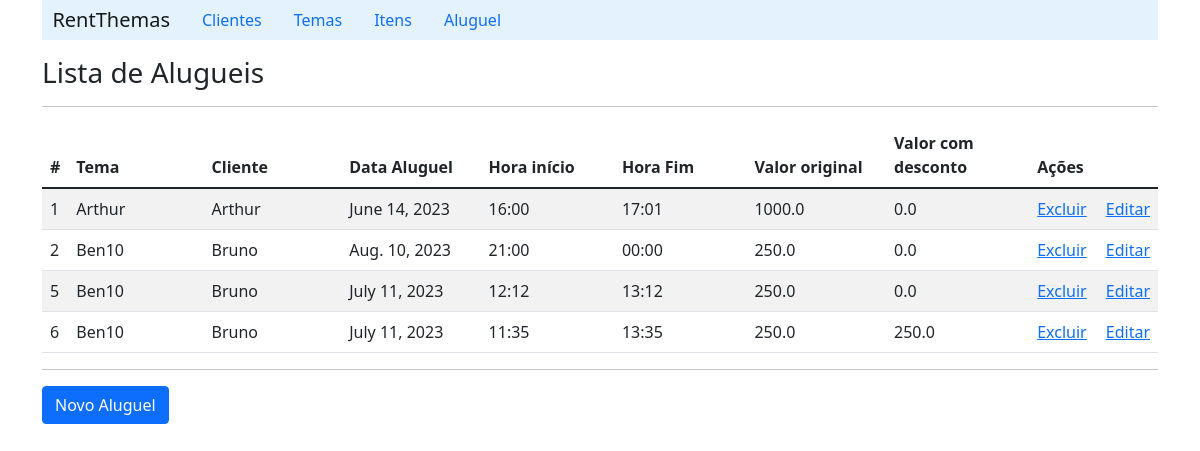
Before: /listRent/ with the older database file.
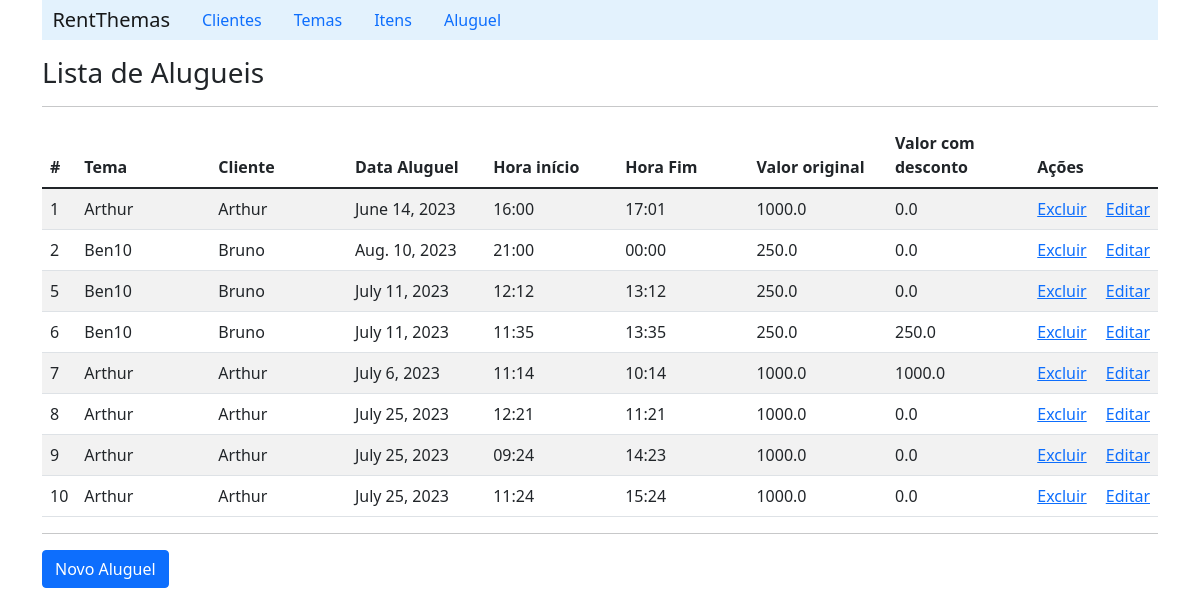
After: the same page with the newer database file.
### aluguel_de_temas/models.py (models this page shows, shortened)
class Rent(models.Model):
    date = models.DateField(blank=False, null=False)
    start_hours = models.CharField(max_length=5, blank=False, null=False)
    end_hours = models.CharField(max_length=5, blank=False, null=False)
    client = models.ForeignKey('Client', on_delete=CASCADE, related_name='rents')
    theme = models.ForeignKey('Theme', on_delete=CASCADE, related_name='rents')
    address = models.OneToOneField('Address', on_delete=models.CASCADE, null=True)
    price = models.FloatField(default=0)

class Theme(models.Model):
    name = models.CharField(max_length=20, blank=False)
    color = models.CharField(max_length=10)
    price = models.FloatField()
    itens =  models.ManyToManyField('Item', related_name='themes')

class Client(models.Model):
    name = models.CharField(max_length=60, blank=False)
    cpf = models.CharField(max_length=11, blank=True)

### aluguel_de_temas/views.py (the view)
# urls.py: path('listRent/', RentViews.listRent),
    def listRent(request):
        context = {'rent_list': DaosRent.listarrent()}
        return render(request, 'rent/listRent.html', context)

### aluguel_de_temas/DAOs.py (called while the page is built)
    def listarrent():
        rent = Rent.objects.all()
        return rent

### aluguel_de_temas/templates/rent/listRent.html (shortened to what this page needs)
{% extends "index.html" %}
    {% block content %}
        <h3>Lista de Alugueis</h3>
        <hr>
        <table class="table table-striped">
            {% if rent_list %}
                <thead>
                    <tr>
                        <th scope="col">#</th>
                        <th scope="col">Tema</th>
                        <th scope="col">Cliente</th>
                        <th scope="col">Data Aluguel</th>
                        <th scope="col">Hora início</th>
                        <th scope="col">Hora Fim</th>
                        <th scope="col">Valor original</th>
                        <th scope="col">Valor com desconto</th>
                        <th scope="col">Ações</th>
                        <th scope="col"></th>
                    </tr>
                </thead>
                {% for rent in rent_list%}
                    <tr>
                        <td width='15'>{{rent.id}}</td>
                        <td width='170'>{{rent.theme.name}}</td>
                        <td width='170'>{{rent.client.name}}</td>
                        <td width='170'>{{rent.date}}</td>
                        <td width='170'>{{rent.start_hours}}</td>
                        <td width='170'>{{rent.end_hours}}</td>
                        <td width='170'>{{rent.theme.price}}</td>
                        <td width='170'>{{rent.price}}</td>
                        <td width='70'><a href="/deleteRent/{{rent.id}}">Excluir</a></td>
                        <td><a href="/detailRent/{{rent.id}}">Editar</a></td>
                    </tr>
                {% endfor %}
            {% else %}
                <p>Nenhum item cadastrado!!</p>
            {%endif%}
        </table>
        <hr>
        <a class="btn btn-primary" href="/formRent">Novo Aluguel</a>
    {% endblock %}

Changed rows visible on the page:
added Rent: id "7", theme.name "Arthur", client.name "Arthur", date "July 6, 2023", start_hours "11:14", end_hours "10:14", theme.price "1000.0", price "1000.0"
added Rent: id "8", theme.name "Arthur", client.name "Arthur", date "July 25, 2023", start_hours "12:21", end_hours "11:21", theme.price "1000.0", price "0.0"
added Rent: id "9", theme.name "Arthur", client.name "Arthur", date "July 25, 2023", start_hours "09:24", end_hours "14:23", theme.price "1000.0", price "0.0"
added Rent: id "10", theme.name "Arthur", client.name "Arthur", date "July 25, 2023", start_hours "11:24", end_hours "15:24", theme.price "1000.0", price "0.0"
